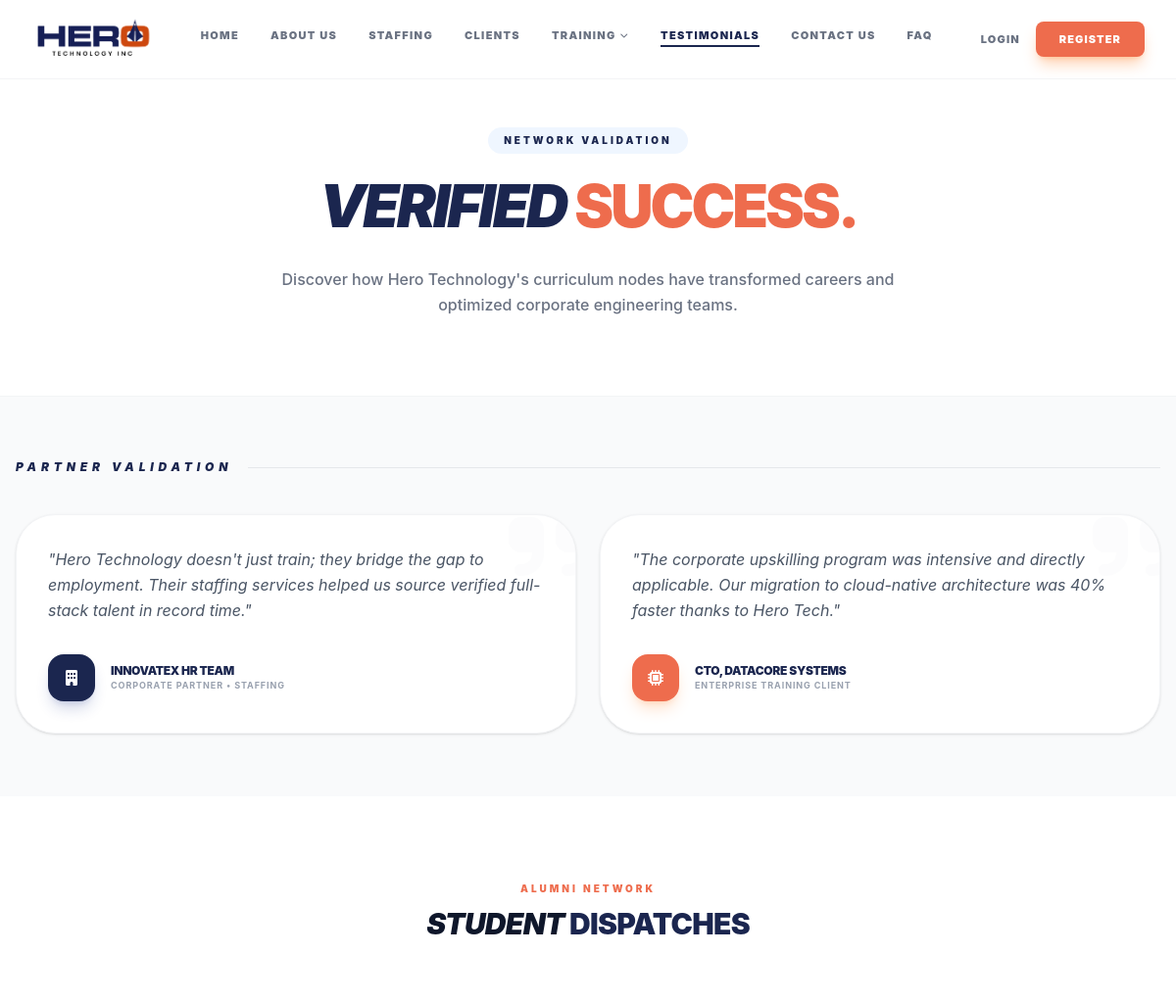
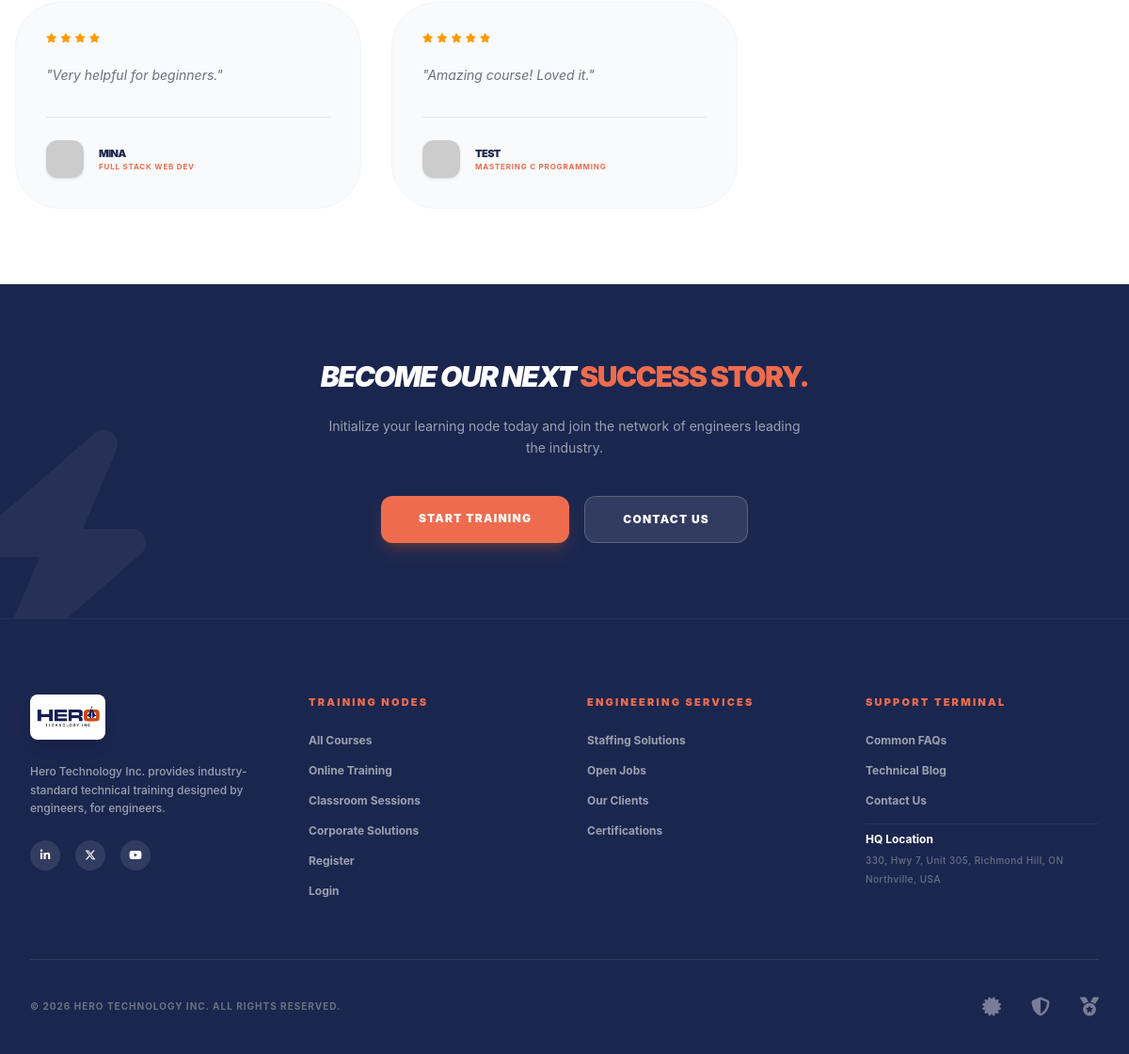
Screenshot of /testimonials.php with the database file from the repository (2 pictures, top to bottom).
### tables this page shows
CREATE TABLE `course_reviews` (
  `review_id` int(11) NOT NULL,
  `user_id` int(11) NOT NULL,
  `course_id` int(11) NOT NULL,
  `rating` int(11) NOT NULL,
  `review` text DEFAULT NULL,
  `created_at` timestamp NOT NULL DEFAULT current_timestamp()
);

CREATE TABLE `user_master` (
  `user_id` int(11) NOT NULL,
  `name` varchar(50) DEFAULT NULL,
  `username` varchar(50) NOT NULL,
  `phone` varchar(15) NOT NULL,
  `email` varchar(50) NOT NULL,
  `gender` enum('male','female','other','') NOT NULL,
  `password` varchar(50) DEFAULT NULL,
  `role` enum('student','admin','manager') DEFAULT 'student',
  `datetime` timestamp NOT NULL DEFAULT current_timestamp() ON UPDATE current_timestamp(),
  `status` enum('publish','draft') DEFAULT 'publish'
);

CREATE TABLE `courses` (
  `course_id` int(11) NOT NULL,
  `category_id` int(11) DEFAULT NULL,
  `instructor_id` int(11) DEFAULT NULL,
  `title` varchar(255) DEFAULT NULL,
  `summary` varchar(500) DEFAULT NULL,
  `description` text DEFAULT NULL,
  `duration` int(11) DEFAULT NULL,
  `video_url` text DEFAULT NULL,
  `video_file` varchar(255) DEFAULT NULL,
  `demo_video_url` text DEFAULT NULL,
  `price` decimal(10,2) DEFAULT NULL,
  `thumbnail` varchar(255) DEFAULT NULL,
  `status` enum('publish','draft') DEFAULT 'publish',
  `created_at` timestamp NOT NULL DEFAULT current_timestamp()
);

### testimonials.php (the view)
<?php
include 'header.php';
$sqlStudent = "SELECT r.*, u.name, c.title
               FROM course_reviews r
               JOIN user_master u ON r.user_id = u.user_id
               JOIN courses c ON r.course_id = c.course_id
               ORDER BY r.review_id DESC";
$resStudent = mysqli_query($conn, $sqlStudent);
?>
<section class="relative pt-12 pb-20 bg-white border-b border-gray-100">
    <div class="max-w-7xl mx-auto px-4 text-center">
        <span class="inline-block px-4 py-1.5 bg-blue-50 text-hero-blue text-[10px] font-black uppercase tracking-[0.3em] rounded-full mb-4">
            Network Validation
        </span>
        <h1 class="text-4xl md:text-6xl font-black tracking-tighter mb-6 leading-tight text-hero-blue italic uppercase">
            Verified <span class="text-hero-orange not-italic">Success.</span>
        </h1>
        <p class="text-base text-gray-500 max-w-2xl mx-auto leading-relaxed px-4 font-medium">
            Discover how Hero Technology's curriculum nodes have transformed careers and optimized corporate engineering teams.
        </p>
    </div>
</section>
<section class="py-16 bg-gray-50">
    <div class="max-w-7xl mx-auto px-4">
        <div class="flex items-center gap-4 mb-10 justify-center md:justify-start">
            <h2 class="text-xs font-black uppercase tracking-[0.4em] text-hero-blue italic">Partner Validation</h2>
            <div class="h-px flex-1 bg-gray-200 hidden md:block"></div>
        </div>
        <div class="grid grid-cols-1 md:grid-cols-2 gap-6">
            <div class="bg-white p-8 rounded-[2.5rem] border border-gray-100 shadow-sm relative overflow-hidden group">
                <i class="fas fa-quote-right absolute -right-4 -top-4 text-8xl text-gray-50 opacity-50 group-hover:text-hero-orange/10 transition-colors"></i>
                <p class="text-gray-600 italic mb-8 leading-relaxed relative z-10 text-sm md:text-base">
                    "Hero Technology doesn't just train; they bridge the gap to employment. Their staffing services helped us source verified full-stack talent in record time."
                </p>
                <div class="flex items-center gap-4 relative z-10">
                    <div class="w-12 h-12 bg-hero-blue rounded-2xl flex items-center justify-center text-white shadow-lg shadow-blue-900/20">
                        <i class="fas fa-building"></i>
                    </div>
                    <div>
                        <p class="text-xs font-black uppercase tracking-tight text-hero-blue">InnovateX HR Team</p>
                        <p class="text-[9px] font-bold text-gray-400 uppercase tracking-widest">Corporate Partner • Staffing</p>
                    </div>
                </div>
            </div>
            <div class="bg-white p-8 rounded-[2.5rem] border border-gray-100 shadow-sm relative overflow-hidden group">
                <i class="fas fa-quote-right absolute -right-4 -top-4 text-8xl text-gray-50 opacity-50 group-hover:text-hero-orange/10 transition-colors"></i>
                <p class="text-gray-600 italic mb-8 leading-relaxed relative z-10 text-sm md:text-base">
                    "The corporate upskilling program was intensive and directly applicable. Our migration to cloud-native architecture was 40% faster thanks to Hero Tech."
                </p>
                <div class="flex items-center gap-4 relative z-10">
                    <div class="w-12 h-12 bg-hero-orange rounded-2xl flex items-center justify-center text-white shadow-lg shadow-orange-500/20">
                        <i class="fas fa-microchip"></i>
                    </div>
                    <div>
                        <p class="text-xs font-black uppercase tracking-tight text-hero-blue">CTO, DataCore Systems</p>
                        <p class="text-[9px] font-bold text-gray-400 uppercase tracking-widest">Enterprise Training Client</p>
                    </div>
                </div>
            </div>
        </div>
    </div>
</section>
<section class="py-20 bg-white">
    <div class="max-w-7xl mx-auto px-4">
        <div class="text-center mb-16">
            <span class="text-hero-orange font-black uppercase tracking-[0.3em] text-[10px]">Alumni Network</span>
            <h2 class="text-3xl font-black tracking-tight mt-2 italic uppercase">Student <span class="text-hero-blue not-italic">Dispatches</span></h2>
        </div>
        <div class="grid grid-cols-1 md:grid-cols-2 lg:grid-cols-3 gap-8">
            <?php
            if (mysqli_num_rows($resStudent) > 0):
                while($review = mysqli_fetch_assoc($resStudent)):
            ?>
            <div class="bg-gray-50 p-8 rounded-[3rem] border border-gray-100 flex flex-col hover:border-hero-orange transition-all active:scale-[0.98]">
                <div class="flex text-amber-500 gap-1 mb-6 text-[10px]">
                    <?php for($i=0; $i<$review['rating']; $i++) echo '<i class="fas fa-star"></i>'; ?>
                </div>
                <p class="text-gray-500 italic mb-8 leading-relaxed text-sm flex-1">
                    "<?php echo htmlspecialchars($review['review']); ?>"
                </p>
                <div class="pt-6 border-t border-gray-200 flex items-center gap-4">
                    <img src="https://ui-avatars.com/api/?name=<?php echo urlencode($review['name']); ?>&background=1B264F&color=fff" class="w-10 h-10 rounded-xl shadow-sm">
                    <div>
                        <p class="text-[11px] font-black uppercase tracking-tighter text-hero-blue"><?php echo htmlspecialchars($review['name']); ?></p>
                        <p class="text-[8px] font-bold text-hero-orange uppercase tracking-widest"><?php echo htmlspecialchars($review['title']); ?></p>
                    </div>
                </div>
            </div>
            <?php
                endwhile;
            else:
            ?>
            <div class="col-span-full py-12 text-center opacity-40">
                <p class="text-xs font-black uppercase tracking-widest">Synchronizing alumni feedback nodes...</p>
            </div>
            <?php endif; ?>
        </div>
    </div>
</section>
<section class="py-20 bg-hero-blue text-white overflow-hidden relative">
    <div class="max-w-4xl mx-auto px-4 text-center relative z-10">
        <h2 class="text-3xl font-black italic uppercase tracking-tighter mb-6">Become Our Next <span class="text-hero-orange not-italic">Success Story.</span></h2>
        <p class="text-gray-400 text-sm mb-10 max-w-lg mx-auto leading-relaxed">
            Initialize your learning node today and join the network of engineers leading the industry.
        </p>
        <div class="flex flex-col sm:flex-row justify-center gap-4">
            <a href="courses.php" class="bg-hero-orange text-white px-10 py-4 rounded-xl font-black uppercase tracking-widest text-xs shadow-lg shadow-orange-500/20 active:scale-95 transition-all">Start Training</a>
            <a href="contact.php" class="bg-white/10 border border-white/20 text-white px-10 py-4 rounded-xl font-black uppercase tracking-widest text-xs hover:bg-white/20 transition-all">Contact Us</a>
        </div>
    </div>
    <i class="fas fa-bolt absolute -left-10 -bottom-10 text-[15rem] text-white opacity-5"></i>
</section>
<?php include 'footer.php'; ?>

### rows the page displays
course_reviews: rating 4 (drawn), review "Very helpful for beginners.", user.name "MINA", course.title "FULL STACK WEB DEV"
course_reviews: rating 5 (drawn), review "Amazing course! Loved it.", user.name "TEST", course.title "MASTERING C PROGRAMMING"
